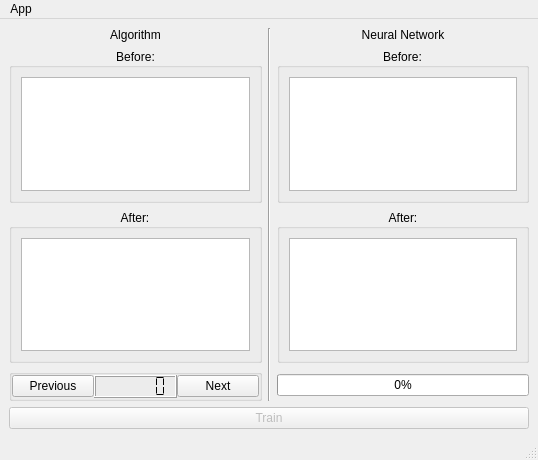
<?xml version="1.0" encoding="UTF-8"?>
<ui version="4.0">
 <class>MainWindow</class>
 <widget class="QMainWindow" name="MainWindow">
  <property name="geometry">
   <rect>
    <x>0</x>
    <y>0</y>
    <width>538</width>
    <height>460</height>
   </rect>
  </property>
  <property name="windowTitle">
   <string>Neural Network, Play Life!</string>
  </property>
  <property name="windowIcon">
   <iconset theme="multimedia-player">
    <normaloff>.</normaloff>.</iconset>
  </property>
  <widget class="QWidget" name="centralwidget">
   <property name="sizePolicy">
    <sizepolicy hsizetype="Expanding" vsizetype="Expanding">
     <horstretch>0</horstretch>
     <verstretch>0</verstretch>
    </sizepolicy>
   </property>
   <property name="autoFillBackground">
    <bool>true</bool>
   </property>
   <layout class="QGridLayout" name="gridLayout_2">
    <item row="0" column="0">
     <layout class="QGridLayout" name="gridLayout" rowstretch="0,0,0,0">
      <property name="sizeConstraint">
       <enum>QLayout::SetMaximumSize</enum>
      </property>
      <item row="2" column="0">
       <widget class="QGroupBox" name="gen_after">
        <property name="title">
         <string>After:</string>
        </property>
        <property name="alignment">
         <set>Qt::AlignCenter</set>
        </property>
        <layout class="QVBoxLayout" name="verticalLayout_4">
         <item>
          <widget class="QTableWidget" name="gen_after_tableWidget">
           <property name="sizeAdjustPolicy">
            <enum>QAbstractScrollArea::AdjustToContents</enum>
           </property>
           <property name="editTriggers">
            <set>QAbstractItemView::NoEditTriggers</set>
           </property>
           <property name="selectionMode">
            <enum>QAbstractItemView::NoSelection</enum>
           </property>
           <attribute name="horizontalHeaderVisible">
            <bool>false</bool>
           </attribute>
           <attribute name="horizontalHeaderStretchLastSection">
            <bool>true</bool>
           </attribute>
           <attribute name="verticalHeaderVisible">
            <bool>false</bool>
           </attribute>
           <attribute name="verticalHeaderStretchLastSection">
            <bool>true</bool>
           </attribute>
          </widget>
         </item>
        </layout>
       </widget>
      </item>
      <item row="2" column="3">
       <widget class="QGroupBox" name="train_after">
        <property name="title">
         <string>After:</string>
        </property>
        <property name="alignment">
         <set>Qt::AlignCenter</set>
        </property>
        <layout class="QVBoxLayout" name="verticalLayout">
         <item>
          <widget class="QTableWidget" name="train_after_tableWidget">
           <property name="sizeAdjustPolicy">
            <enum>QAbstractScrollArea::AdjustToContents</enum>
           </property>
           <property name="editTriggers">
            <set>QAbstractItemView::NoEditTriggers</set>
           </property>
           <property name="selectionMode">
            <enum>QAbstractItemView::NoSelection</enum>
           </property>
           <attribute name="horizontalHeaderVisible">
            <bool>false</bool>
           </attribute>
           <attribute name="horizontalHeaderStretchLastSection">
            <bool>true</bool>
           </attribute>
           <attribute name="verticalHeaderVisible">
            <bool>false</bool>
           </attribute>
           <attribute name="verticalHeaderStretchLastSection">
            <bool>true</bool>
           </attribute>
          </widget>
         </item>
        </layout>
       </widget>
      </item>
      <item row="1" column="0">
       <widget class="QGroupBox" name="gen_before">
        <property name="title">
         <string>Before:</string>
        </property>
        <property name="alignment">
         <set>Qt::AlignCenter</set>
        </property>
        <layout class="QVBoxLayout" name="verticalLayout_3">
         <item>
          <widget class="QTableWidget" name="gen_before_tableWidget">
           <property name="sizeAdjustPolicy">
            <enum>QAbstractScrollArea::AdjustToContents</enum>
           </property>
           <property name="editTriggers">
            <set>QAbstractItemView::NoEditTriggers</set>
           </property>
           <property name="selectionMode">
            <enum>QAbstractItemView::NoSelection</enum>
           </property>
           <attribute name="horizontalHeaderVisible">
            <bool>false</bool>
           </attribute>
           <attribute name="horizontalHeaderHighlightSections">
            <bool>false</bool>
           </attribute>
           <attribute name="horizontalHeaderStretchLastSection">
            <bool>true</bool>
           </attribute>
           <attribute name="verticalHeaderVisible">
            <bool>false</bool>
           </attribute>
           <attribute name="verticalHeaderStretchLastSection">
            <bool>true</bool>
           </attribute>
          </widget>
         </item>
        </layout>
       </widget>
      </item>
      <item row="0" column="2" rowspan="4">
       <widget class="Line" name="line">
        <property name="orientation">
         <enum>Qt::Vertical</enum>
        </property>
       </widget>
      </item>
      <item row="1" column="3">
       <widget class="QGroupBox" name="train_before">
        <property name="title">
         <string>Before:</string>
        </property>
        <property name="alignment">
         <set>Qt::AlignCenter</set>
        </property>
        <layout class="QVBoxLayout" name="verticalLayout_2">
         <item>
          <widget class="QTableWidget" name="train_before_tableWidget">
           <property name="sizeAdjustPolicy">
            <enum>QAbstractScrollArea::AdjustToContents</enum>
           </property>
           <property name="editTriggers">
            <set>QAbstractItemView::NoEditTriggers</set>
           </property>
           <property name="selectionMode">
            <enum>QAbstractItemView::NoSelection</enum>
           </property>
           <property name="rowCount">
            <number>0</number>
           </property>
           <attribute name="horizontalHeaderVisible">
            <bool>false</bool>
           </attribute>
           <attribute name="horizontalHeaderCascadingSectionResizes">
            <bool>false</bool>
           </attribute>
           <attribute name="horizontalHeaderShowSortIndicator" stdset="0">
            <bool>false</bool>
           </attribute>
           <attribute name="horizontalHeaderStretchLastSection">
            <bool>true</bool>
           </attribute>
           <attribute name="verticalHeaderVisible">
            <bool>false</bool>
           </attribute>
           <attribute name="verticalHeaderCascadingSectionResizes">
            <bool>false</bool>
           </attribute>
           <attribute name="verticalHeaderStretchLastSection">
            <bool>true</bool>
           </attribute>
          </widget>
         </item>
        </layout>
       </widget>
      </item>
      <item row="0" column="0">
       <widget class="QLabel" name="gen_label">
        <property name="text">
         <string>Algorithm</string>
        </property>
        <property name="alignment">
         <set>Qt::AlignCenter</set>
        </property>
       </widget>
      </item>
      <item row="0" column="3">
       <widget class="QLabel" name="train_label">
        <property name="text">
         <string>Neural Network</string>
        </property>
        <property name="scaledContents">
         <bool>false</bool>
        </property>
        <property name="alignment">
         <set>Qt::AlignCenter</set>
        </property>
       </widget>
      </item>
      <item row="3" column="3">
       <widget class="QProgressBar" name="progressBar">
        <property name="value">
         <number>0</number>
        </property>
       </widget>
      </item>
      <item row="3" column="0">
       <widget class="QGroupBox" name="controlGroupBox">
        <property name="title">
         <string/>
        </property>
        <property name="flat">
         <bool>true</bool>
        </property>
        <layout class="QHBoxLayout" name="horizontalLayout">
         <property name="spacing">
          <number>0</number>
         </property>
         <property name="leftMargin">
          <number>0</number>
         </property>
         <property name="topMargin">
          <number>0</number>
         </property>
         <property name="rightMargin">
          <number>0</number>
         </property>
         <property name="bottomMargin">
          <number>0</number>
         </property>
         <item>
          <widget class="QPushButton" name="previousButton">
           <property name="text">
            <string>Previous</string>
           </property>
          </widget>
         </item>
         <item>
          <widget class="QLCDNumber" name="genLcdNumber">
           <property name="digitCount">
            <number>6</number>
           </property>
           <property name="segmentStyle">
            <enum>QLCDNumber::Flat</enum>
           </property>
           <property name="intValue" stdset="0">
            <number>0</number>
           </property>
          </widget>
         </item>
         <item>
          <widget class="QPushButton" name="nextButton">
           <property name="text">
            <string>Next</string>
           </property>
          </widget>
         </item>
        </layout>
       </widget>
      </item>
     </layout>
    </item>
    <item row="1" column="0">
     <widget class="QPushButton" name="trainButton">
      <property name="enabled">
       <bool>false</bool>
      </property>
      <property name="text">
       <string>Train</string>
      </property>
      <property name="icon">
       <iconset theme="system-software-update">
        <normaloff>.</normaloff>.</iconset>
      </property>
      <property name="checkable">
       <bool>false</bool>
      </property>
      <property name="checked">
       <bool>false</bool>
      </property>
     </widget>
    </item>
   </layout>
  </widget>
  <widget class="QMenuBar" name="menubar">
   <property name="geometry">
    <rect>
     <x>0</x>
     <y>0</y>
     <width>538</width>
     <height>20</height>
    </rect>
   </property>
   <widget class="QMenu" name="menuApp">
    <property name="title">
     <string>App</string>
    </property>
    <addaction name="actionAbout"/>
    <addaction name="actionQuit"/>
   </widget>
   <addaction name="menuApp"/>
  </widget>
  <widget class="QStatusBar" name="statusBar"/>
  <action name="actionAbout">
   <property name="text">
    <string>About</string>
   </property>
  </action>
  <action name="actionQuit">
   <property name="text">
    <string>Quit</string>
   </property>
  </action>
  <action name="actionNew_board_set">
   <property name="text">
    <string>New board set</string>
   </property>
  </action>
 </widget>
 <resources/>
 <connections/>
</ui>
